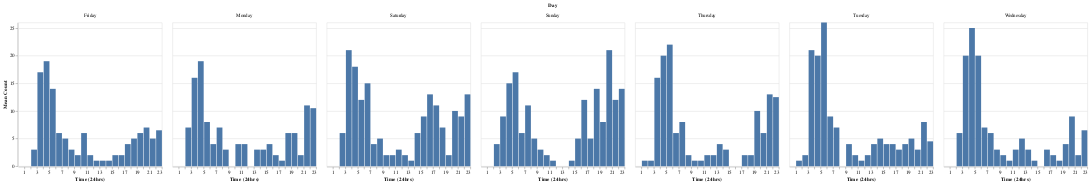

The code cell stored with this chart in its notebook:
### Code cell
session_updated['start_date'] = pd.to_datetime(session_updated['start_date'], format='%d/%m/%Y')

session_updated['Day'] = session_updated['start_date'].dt.day_name()

session_updated['end_time_hr'] = pd.to_datetime(session_updated['end_time_hr'], format='%H%M')
session_updated['Hour'] = session_updated['end_time_hr'].dt.hour  # identify only the hour portion

session_count = session_updated.groupby(['Day', 'Hour']).size().reset_index(name='Count')
# pd.set_option('display.max_rows', None)
# print(session_count)

session_plot = alt.Chart(session_counted).mark_bar().encode(
    x=alt.X('Hour').bin(maxbins=24).title("Time (24hrs)").scale(zero=True),  # X axis as hour, binned
    y= alt.Y('mean(Count)').title('Mean Count'),  # Y axis is the mean count of data points
).facet('Day')


session_plot

### Figure 1 — Vega-Lite specification as saved in the notebook (floating-point values rounded to 4 significant figures; data arrays with more than 128 entries replaced by an {"elided": "..."} marker saying what was removed)
{"config": {"view": {"continuousWidth": 300, "continuousHeight": 300}}, "data": {"name": "data-a9cce940458ff489295e98053925017d"}, "facet": {"field": "Day", "type": "nominal"}, "spec": {"mark": {"type": "bar"}, "encoding": {"x": {"bin": {"maxbins": 24}, "field": "Hour", "scale": {"zero": true}, "title": "Time (24hrs)", "type": "quantitative"}, "y": {"aggregate": "mean", "field": "Count", "title": "Mean Count", "type": "quantitative"}}}, "$schema": "https://vega.github.io/schema/vega-lite/v5.20.1.json", "datasets": {"data-a9cce940458ff489295e98053925017d": {"elided": "148 records"}}}
